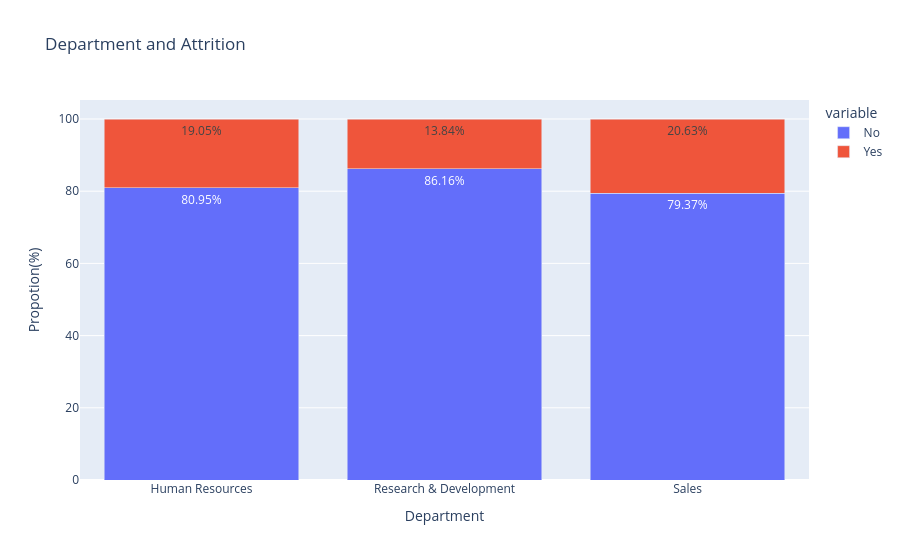

The code cell stored with this chart in its notebook:
### Code cell
pyo.init_notebook_mode(connected=True)

#Rename the columns
department_wise_attrition.columns = ['Department', 'No','Yes']
department_wise_attrition

# Create an interactive bar chart using Plotly
fig = px.bar(department_wise_attrition,
            x='Department',
            y=['No','Yes'],
            barmode='stack',
            labels={'value':'Proportion(%)', 'Department': 'Department'},
            title= 'Department and Attrition'
            )
# Set the content to tooltip
fig.update_traces(hovertemplate="%{X}<br>Proportion:): %{y:.2f}%<extra></extra>", texttemplate = "%{y:.2f}%", textposition='inside')

# Customize the chart layout
fig.update_layout(xaxis_title='Department', yaxis_title='Propotion(%)', title='Department and Attrition')
fig.show()

### Figure 1 — Plotly figure (JSON) as saved in the notebook; plotly's stock layout.template omitted (floating-point values rounded to 4 significant figures)
{"data": [{"alignmentgroup": "True", "hovertemplate": "%{X}<br>Proportion:): %{y:.2f}%<extra></extra>", "legendgroup": "No", "marker": {"color": "#636efa", "pattern": {"shape": ""}}, "name": "No", "offsetgroup": "No", "orientation": "v", "showlegend": true, "textposition": "inside", "texttemplate": "%{y:.2f}%", "type": "bar", "x": ["Human Resources", "Research & Development", "Sales"], "xaxis": "x", "y": [80.95, 86.16, 79.37], "yaxis": "y"}, {"alignmentgroup": "True", "hovertemplate": "%{X}<br>Proportion:): %{y:.2f}%<extra></extra>", "legendgroup": "Yes", "marker": {"color": "#EF553B", "pattern": {"shape": ""}}, "name": "Yes", "offsetgroup": "Yes", "orientation": "v", "showlegend": true, "textposition": "inside", "texttemplate": "%{y:.2f}%", "type": "bar", "x": ["Human Resources", "Research & Development", "Sales"], "xaxis": "x", "y": [19.05, 13.84, 20.63], "yaxis": "y"}], "layout": {"barmode": "stack", "legend": {"title": {"text": "variable"}, "tracegroupgap": 0}, "title": {"text": "Department and Attrition"}, "xaxis": {"anchor": "y", "domain": [0, 1], "title": {"text": "Department"}}, "yaxis": {"anchor": "x", "domain": [0, 1], "title": {"text": "Propotion(%)"}}}}
